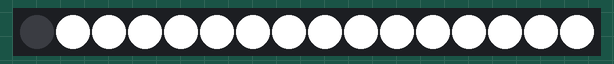
This sketch was run on a simulated Arduino Uno, built with avr-gcc and run on an emulated ATmega328P. On the bench: 16 RGB LEDs in strip order, left to right.

Above: at 0.1 s.
At 2.2 s:
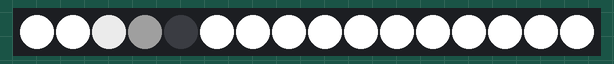
At 4.33 s:
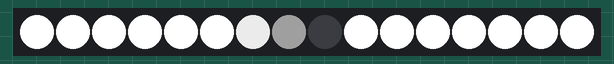
At 8.61 s:
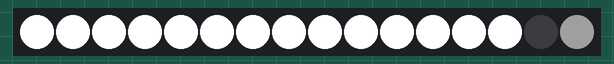
At 12.77 s:
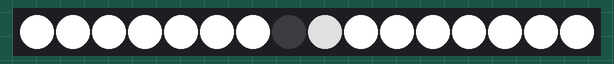
At 17.04 s:
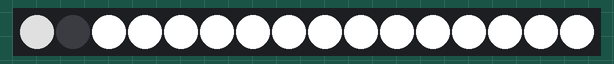

Measured:
- by itself, everything shown: repeats every 16.0 s, in 300 steps

The sketch:

controller_03.ino
```cpp
#include "Tlc5940.h"
#include "datatypes.h"
#define QTY 16

unsigned int buffer[QTY];
Playhead p = { 1, 0, 1};
struct Led leds[16];

void setup()
{
  Tlc.init(4095);
  for (char i = 0; i < QTY; i++){
    leds[i].value = 4095;
    leds[i].decay = 256;
  }
}

unsigned long lastTime = 0;

void loop()
{
  if(millis() - lastTime > 500){
    updatePlayhead(&p);
    lastTime = millis();
  }

  updateLeds(leds, &p);
  render(leds, QTY);
  delay(50);
};

void updatePlayhead(Playhead * p)
{
  p->pos += p->dir;
  if(p->pos == 0) p->dir = 1;
  if(p->pos == QTY - 1) p->dir = -1;
};

void updateLeds(struct Led leds[] , Playhead * p){

  for(int i = 0 ; i < QTY ; i ++)
  {
    if(i == p->pos)
    {
      leds[i].value = 0;
    }else
    {
      leds[i].value = constrain(leds[i].value + leds[i].decay, 0, 4095);
    }
  }
};

//void updateBuffer(unsigned int buffer[], Led * leds[])
//{
//  for(int i = 0 ; i < QTY; i++)
//  {
//    buffer[i] = leds[i]->value;
//  }
//};


void render(struct Led leds[], int l)
{
  for(int i = 0; i < l ; i ++)
  {
    Tlc.set(i, leds[i].value);
  }
  Tlc.update();
};

//void render(unsigned int buffer[], int l)
//{
//  for(int i = 0; i < l ; i ++)
//  {
//    Tlc.set(i, buffer[i]);
//  }
//  Tlc.update();
//};
```

datatypes.h
```cpp
struct Led{
  unsigned int value;
  unsigned int decay;
};

struct Playhead{
  int dir;
  unsigned int pos;
  unsigned int vel;
};
```
